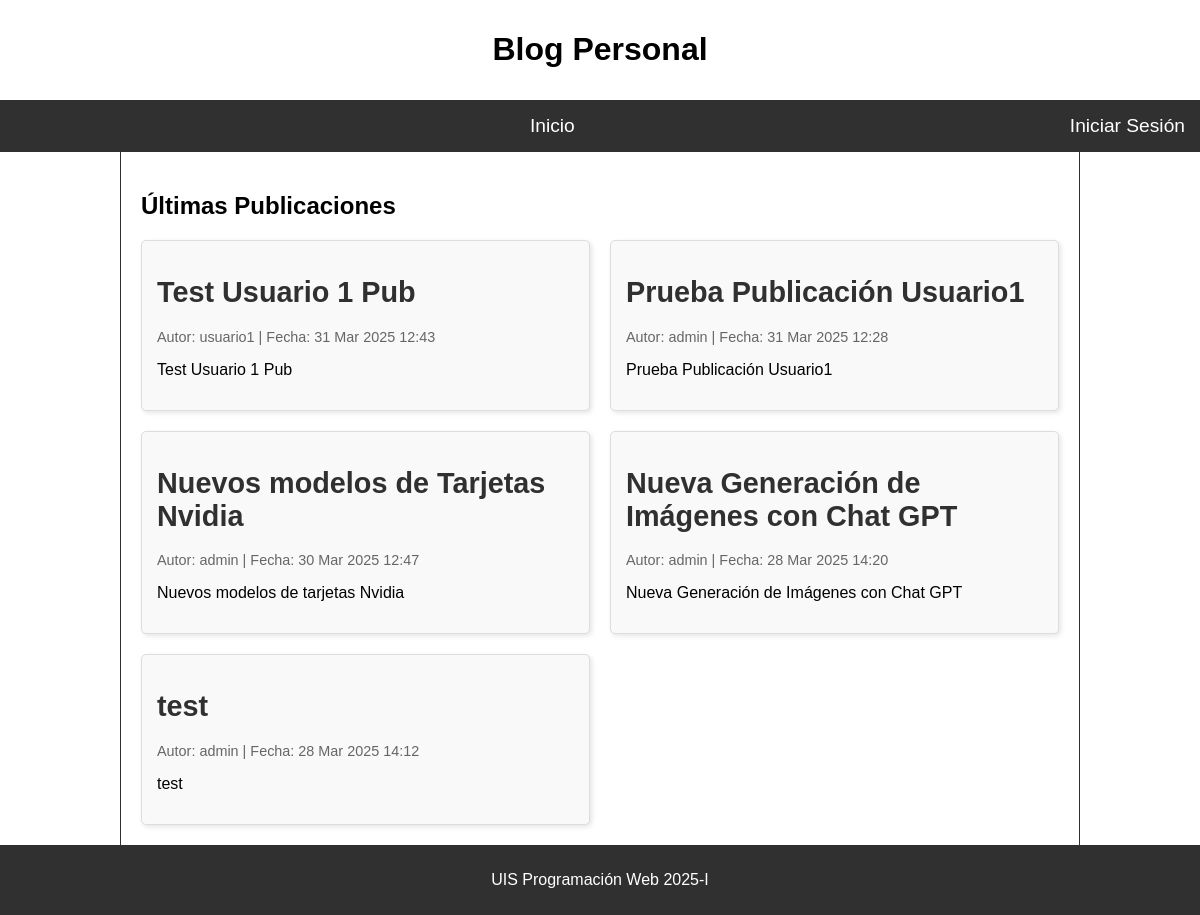
The page / on the database its author committed.
### post/models.py (models this page shows, shortened)
class Post(models.Model):
    title = models.CharField(max_length=200)
    content = models.TextField()
    author = models.ForeignKey(User, on_delete=models.CASCADE)  # Relación con usuario
    category = models.ForeignKey(Category, on_delete=models.SET_NULL, null=True, blank=True)  # Relación con categoría
    created_at = models.DateTimeField(auto_now_add=True)
    updated_at = models.DateTimeField(auto_now=True)
    published = models.BooleanField(default=True)

### post/views.py (the view)
# urls.py: path('', views.index, name='index'),
def index(request):
    publicaciones_recientes = Post.objects.all().order_by('-created_at')[:6]  # Últimas 6 publicaciones
    return render(request, 'post/index.html',{'publicaciones_recientes': publicaciones_recientes})

### post/templates/post/index.html (shortened to what this page needs)
{% extends 'post/base.html' %}
{% load static %}
{% block extra_head %}
<link rel="stylesheet" href="{% static 'post/css/index.css' %}">
{% endblock extra_head%}
{% block content %}
<h1>Últimas Publicaciones</h1>
<div class="grid-publicaciones">
    {% for post in publicaciones_recientes %}
        <div class="tarjeta-publicacion">
            <h2 class="post-title">
                <a href="{% url 'detalle_publicacion' post.id %}">{{ post.title }}</a>
            </h2>
            <p class="post-meta">
                Autor: {{ post.author.username }} | Fecha: {{ post.created_at|date:"d M Y H:i" }}
            </p>
            <p class="post-content">
                {{ post.content|truncatewords:30 }}
            </p>
        </div>
    {% empty %}
        <p>No hay publicaciones recientes.</p>
    {% endfor %}
</div>
{% endblock content%}

### post/static/post/css/base.css (style rules this page uses)
html, body { height: 100%; margin: 0; }
body { display: flex; font-family: Arial, sans-serif; flex-direction: column; }
a { text-decoration: none; color: #ffffff; font-size: 1.2em; }

### post/static/post/css/index.css (style rules this page uses)
.grid-publicaciones { display: grid; grid-template-columns: repeat(auto-fit, minmax(300px, 1fr)); gap: 20px; margin-top: 20px; }
.tarjeta-publicacion { padding: 15px; border: 1px solid #ddd; border-radius: 5px; background: #f9f9f9; box-shadow: 2px 2px 5px rgba(0, 0, 0, 0.1); transition: transform 0.2s ease-in-out; }
.post-title a { text-decoration: none; color: #303030; font-weight: bold; font-size: 1.2em; }
.post-meta { font-size: 0.9em; color: #666; }
.post-content { font-size: 1em; }

### rows shown on the page
Post: title "Test Usuario 1 Pub", author.username "usuario1", created_at "31 Mar 2025 12:43", content "Test Usuario 1 Pub"
Post: title "Prueba Publicación Usuario1", author.username "admin", created_at "31 Mar 2025 12:28", content "Prueba Publicación Usuario1"
Post: title "Nuevos modelos de Tarjetas Nvidia", author.username "admin", created_at "30 Mar 2025 12:47", content "Nuevos modelos de tarjetas Nvidia"
Post: title "Nueva Generación de Imágenes con Chat GPT", author.username "admin", created_at "28 Mar 2025 14:20", content "Nueva Generación de Imágenes con Chat GPT"
Post: title "test", author.username "admin", created_at "28 Mar 2025 14:12", content "test"
